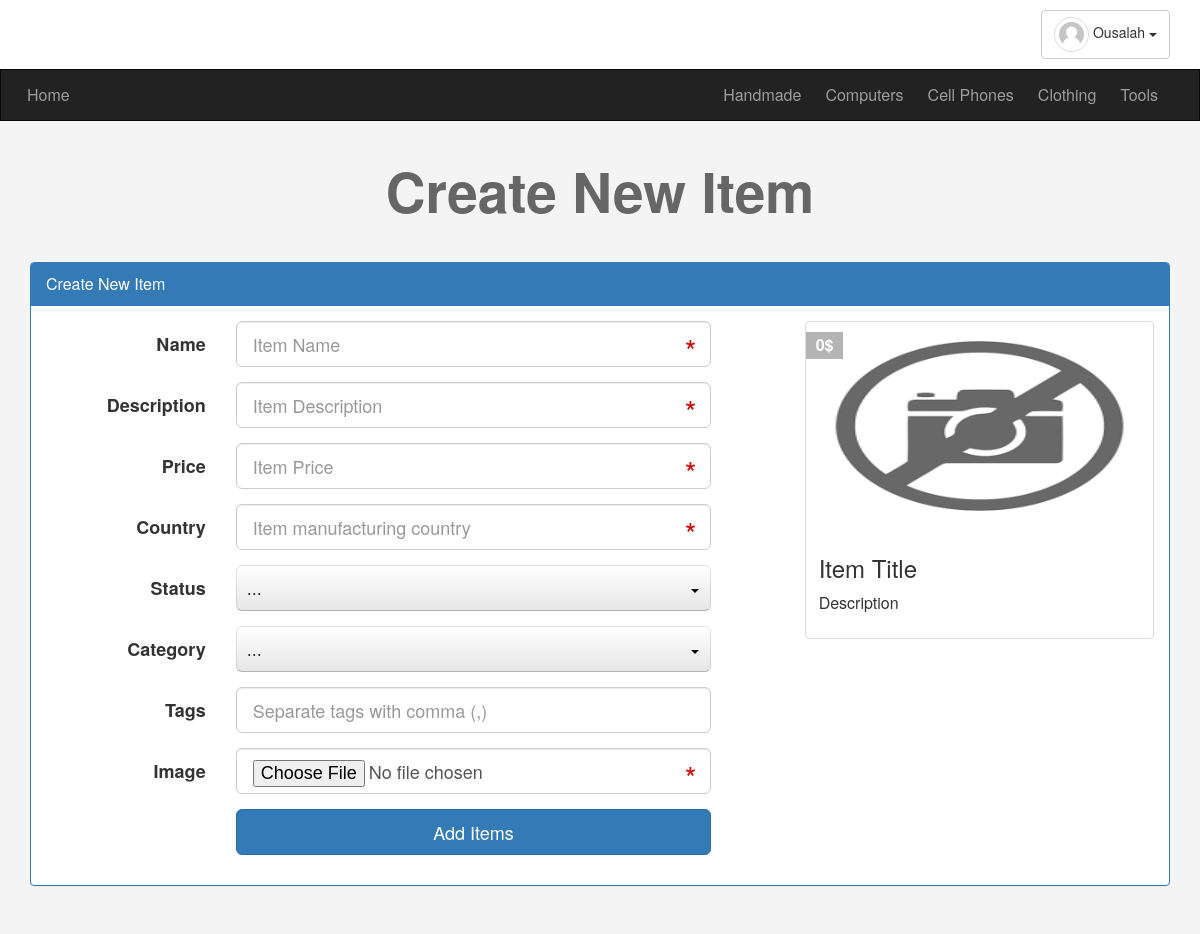
/newad.php (signed in), run on the app's committed database.
### tables this page shows
CREATE TABLE `categories` (
  `ID` int(11) NOT NULL,
  `Name` varchar(255) NOT NULL,
  `Description` text NOT NULL,
  `parent` int(11) NOT NULL,
  `Ordering` int(11) NOT NULL DEFAULT '0',
  `Visibility` tinyint(4) NOT NULL DEFAULT '1' COMMENT '0 = hidden, 1 = visible',
  `Allow_Comment` tinyint(4) NOT NULL DEFAULT '1',
  `Allow_Ads` tinyint(4) NOT NULL DEFAULT '1'
);

### init.php (called while the page is built, shortened)
<?php
  include 'admin/connect.php';
  $sessionUser = (isset($_SESSION['user'])) ? ucwords($_SESSION['user']) : "";
  $tpl  = "includes/templates/";
  $func = "includes/functions/";
  $css  = "layout/css/";
  include $func . "functions.php";
  include $tpl . "header.php";

### includes/functions/functions.php (called while the page is built, shortened)
<?php
  function getFrom($params = array(
    "fields"      => array(),
    "table"       => '',
    "joins"       => array(array("type" => "INNER", "table" => "", "primary" => "", "foreign" => "")),
    "conditions"  => array(array('key' => "", "operator" => "=", "value" => "")),
    "orderBy"     => "",
    "orderType"   => 'DESC',
    "limit"       => null
  ), $fetch = "fetchAll") {
    if (isset($params["table"]) && !empty($params["table"])) {
      $params['fields']      = (isset($params['fields'])) ? $params['fields']: array('*');
      $params['conditions']  = (isset($params['conditions'])) ? $params['conditions']: array();
      $params['joins']       = (isset($params['joins'])) ? $params['joins']: "";
      $params['orderBy']     = (isset($params['orderBy'])) ? $params['orderBy']: "";
      $params['orderType']   = (isset($params['orderType'])) ? strtoupper($params['orderType']): 'DESC';
      $params['limit']       = (isset($params['limit'])) ? 'LIMIT ' . $params['limit']: null;
      $params['fields'] = (!empty($params['fields']) && is_array($params['fields'])) ? implode(", ", $params['fields']) : '*';
      $joins = "";
      $where  = "";
      $keys   = array();
      $values = array();
      if (!empty($params['conditions']) && is_array($params['conditions'])) {
        $where = "WHERE";
        if (isset($params['conditions']["key"]) && isset($params['conditions']["value"])) {
          $params['conditions']["operator"] = (isset($params['conditions']["operator"]) && !empty($params['conditions']["operator"])) ? $params['conditions']["operator"] : "=";
          $keys[] = "{$params['conditions']["key"]} {$params['conditions']["operator"]} ?";
          $values[] = $params['conditions']["value"];
        } else {
          foreach ($params['conditions'] as $key => $value) {
            if (!empty($value) && is_array($value)) :
              $value["operator"] = (isset($value["operator"]) && !empty($value["operator"])) ? $value["operator"] : "=";
              $keys[] = "{$value["key"]} {$value["operator"]} ?";
              $values[] = $value["value"];
            else :
              $keys[] = "$key = ?";
              $values[] = $value;
            endif;
          }
        }
        $where = $where . " " . implode(" AND ", $keys);
      }
      if ($params['orderBy'] === "") {
        $params['orderType'] = ($params['orderType'] === "RAND()") ? "ORDER BY RAND()" : "";
      } else {
        if ($params['orderType'] === "" || $params['orderType'] == "DESC") :
          $params['orderBy']   = "ORDER BY " . $params['orderBy'];
          $params['orderType'] = "DESC";
        elseif ($params['orderType'] == "ASC") :
          $params['orderBy']   = "ORDER BY " . $params['orderBy'];
          $params['orderType'] = "ASC";
        elseif ($params['orderType'] == "RAND()") :
          $params['orderBy']   = "ORDER BY ";
          $params['orderType'] = "RAND()";
        else :
          $params['orderBy']   = "";
          $params['orderType'] = "";
        endif;
      }
      global $con;
      $stmt = $con->prepare("SELECT {$params['fields']} FROM {$params['table']} {$joins} {$where} {$params['orderBy']} {$params['orderType']} {$params['limit']}");
      $stmt->execute($values);
      if ($fetch === "fetch") { return $stmt->fetch(); }
      elseif ($fetch === "fetchColumn") { return $stmt->fetchColumn(); }
      else { return $stmt->fetchAll(); }
    } else {
      return array();
    }
  }

### newad.php (the view, shortened to what this page needs)
<?php
  $pageTitle = 'Create New Item';
  include "init.php";
  if (isset($_SESSION['user'])) {
?>
    <h1 class="text-center"><?php echo $pageTitle ?></h1>
    <div class="create-item block">
      <div class="container">
        <div class="panel panel-primary">
          <div class="panel-heading"><?php echo $pageTitle ?></div>
          <div class="panel-body">
            <div class="row">
              <div class="col-md-8">
                <form class="form-horizontal" action="<?php echo $_SERVER['PHP_SELF'] ?>" method="post" enctype="multipart/form-data">
                  <div class="form-group form-group-lg">
                    <label class="col-sm-3 control-label">Name</label>
                    <div class="col-sm-8">
                      <input type="text" class="form-control live" data-class=".live-title" name="name" required pattern=".{4,}" title="Item name can't be less than 4 characters." placeholder="Item Name">
                    </div>
                  </div>
                  <div class="form-group form-group-lg">
                    <label class="col-sm-3 control-label">Description</label>
                    <div class="col-sm-8">
                      <input type="text" class="form-control live" data-class=".live-description" name="description" required pattern=".{10,}" title="Item description can't be less than 10 characters." placeholder="Item Description">
                    </div>
                  </div>
                  <div class="form-group form-group-lg">
                    <label class="col-sm-3 control-label">Price</label>
                    <div class="col-sm-8">
                      <input type="text" class="form-control live" data-class=".live-price" name="price" required placeholder="Item Price">
                    </div>
                  </div>
                  <div class="form-group form-group-lg">
                    <label class="col-sm-3 control-label">Country</label>
                    <div class="col-sm-8">
                      <input type="text" class="form-control" name="country" required placeholder="Item manufacturing country">
                    </div>
                  </div>
                  <div class="form-group form-group-lg">
                    <label class="col-sm-3 control-label">Status</label>
                    <div class="col-sm-8">
                      <select name="status" required>
                      </select>
                    </div>
                  </div>
                  <div class="form-group form-group-lg">
                    <label class="col-sm-3 control-label">Category</label>
                    <div class="col-sm-8">
                      <select name="category" required>
                      </select>
                    </div>
                  </div>
                  <div class="form-group form-group-lg">
                    <label class="col-sm-3 control-label">Tags</label>
                    <div class="col-sm-8">
                      <input type="text" class="form-control" name="tags" placeholder="Separate tags with comma (,)">
                    </div>
                  </div>
                  <div class="form-group form-group-lg">
                    <label class="col-sm-3 control-label">Image</label>
                    <div class="col-md-8">
                      <input type="file" class="form-control" name="image" required="required">
                    </div>
                  </div>
                  <div class="form-group form-group-lg">
                    <div class="col-sm-offset-3 col-sm-8">
                      <input type="submit" class="btn btn-primary btn-lg btn-block" value="Add Items">
                    </div>
                  </div>
                </form>
              </div>
              <div class="col-md-4">
                <div class="thumbnail item-box live-preview">
                  <span class="item-price">
                    <span class="live-price">0</span>$
                  </span>
                  <img class="img-responsive" src="admin/uploads/items/default-item.png" alt="">
                  <div class="caption">
                    <h3 class="live-title">Item Title</h3>
                    <p class="live-description">Description</p>
                  </div>
                </div>
              </div>
            </div>
          </div>
        </div>
      </div>
    </div>
<?php
  } else {
    header("Location: login.php");
    exit();
  }
?>
<?php include $tpl . "footer.php"; ?>

### includes/templates/header.php (shortened to what this page needs)
<!DOCTYPE html>
<html lang="en" dir="ltr">
  <head>
    <link rel="stylesheet" href="<?php echo $css . 'bootstrap.min.css' ?>">
    <link rel="stylesheet" href="<?php echo $css . 'font-awesome.min.css' ?>">
    <link rel="stylesheet" href="<?php echo $css . 'jquery-ui.css' ?>">
    <link rel="stylesheet" href="<?php echo $css . 'jquery.selectBoxIt.css' ?>">
    <link rel="stylesheet" href="<?php echo $css . 'frontend.css' ?>">
  </head>
  <body>
    <div class="upper-bar">
      <div class="container">
        <?php if (isset($_SESSION['user'])): ?>
          <div class="pull-right btn-group upper-menu-logged-in">
            <span class="btn btn-default dropdown-toggle" data-toggle="dropdown">
              <img class="img-thumbnail img-circle" src="<?php echo (!empty($_SESSION["avatar"])) ? "admin/uploads/avatars/" . $_SESSION["avatar"] : "admin/uploads/avatars/default-avatar.png"; ?>">
              <?php echo $sessionUser ?>
              <span class="caret"></span>
            </span>
          </div>
        <?php else: ?>
          <a href="login.php"><span class="pull-right">Login/Singup</span></a>
        <?php endif; ?>
      </div>
    </div>
    <nav class="navbar navbar-inverse">
      <div class="container">
        <div class="navbar-header">
          <a class="navbar-brand" href="index.php"><?php lang('ADMIN_HOME'); ?></a>
        </div>
        <div class="collapse navbar-collapse" id="app-nav">
          <ul class="nav navbar-nav navbar-right">
            <?php $args = array("table" => "categories", "conditions" => array("parent" => 0), "orderBy" => "ID", "orderType" => "ASC"); ?>
            <?php foreach (getFrom($args) as $category): ?>
              <li><a href="<?php echo 'categories.php?pageid=' . $category['ID']; ?>"><?php echo $category['Name'] ?></a></li>
            <?php endforeach; ?>
          </ul>
        </div>
      </div>
    </nav>

### layout/css/frontend.css (style rules this page uses)
body { background-color: #f4f4f4; font-size: 16px; height: 9000px; }
h1 { font-size: 55px; margin: 40px 0; font-weight: bold; color: #666; }
.navbar { border-radius: 0; margin-bottom: 0; }
.nav > li > a, .navbar-brand { padding: 15px 12px; }
.navbar-brand { font-size: 1em; }
.form-control { position: relative; }
.upper-bar { padding: 10px; background-color: #fff; }
.upper-bar .upper-menu-logged-in img { width: 35px; height: 35px; }
.create-item .item-box { position: relative; }
.create-item .item-box .item-price { background-color: #b4B4B4; padding: 2px 10px; position: absolute; left: 0; top: 10px; font-weight: bold; color: #fff; }
.create-item .live-preview [class^='live-'] { cursor: pointer; }
.create-item .live-preview img { width: 100%; height: 200px; }

### data on the page
categories: Name "Handmade"
categories: Name "Computers"
categories: Name "Cell Phones"
categories: Name "Clothing"
categories: Name "Tools"

### other printed values
$sessionUser "Ousalah"
$lang[$phrase] "Home"
$pageTitle "Create New Item"
